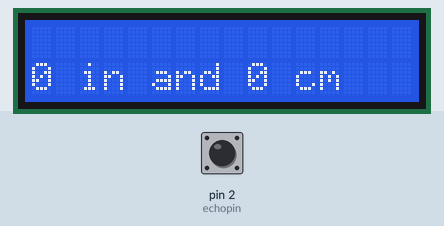
Recording of a sketch running on a simulated Arduino Uno, built with avr-gcc and run on an emulated ATmega328P. Parts: 16×2 character LCD. Inputs (shaded band) come from the test bench; at power-on: pin 2 (echopin) LOW. What the sketch prints to the serial monitor is not drawn.

Above: at 1.6 s.
1.7 s: pin 2 (echopin) pulsed HIGH 5 times (0.12 s each, 0.3 s apart)
At 3.4 s:
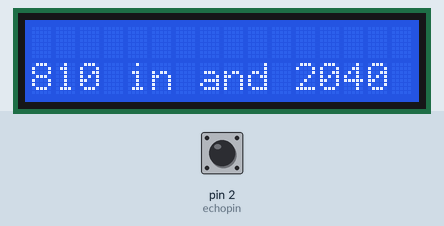
At 5.4 s:
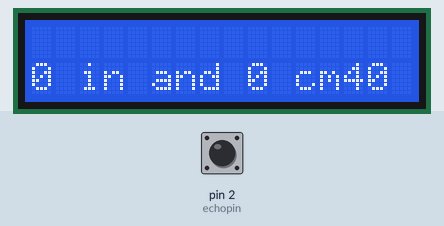
Timing chart, 0 to 6.9 s (numbered marks = the images above; inputs shaded):
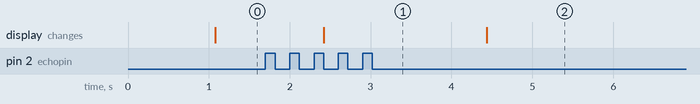

Measured:
- after the input at 1.7 s, the display: changes after 0.72 s (image 1)

The sketch:

ultrasonic.ino
```cpp
#include<LiquidCrystal.h>
const int trigpin=3,echopin=2;
int buzzer=1;

LiquidCrystal lcd(8,9,4,5,6,7);

void setup() {
  // put your setup code here, to run once:
   Serial.begin(9600);

   lcd.begin(16,2);
   pinMode(buzzer,OUTPUT);
   lcd.setCursor(8,8);
}

void loop() {
  // put your main code here, to run repeatedly:
   long duration,inches,cm;
   lcd.setCursor(0,1);
   pinMode(trigpin,OUTPUT);
   digitalWrite(trigpin,LOW);
   delay(2);
   digitalWrite(trigpin,HIGH);
   delay(10);
   digitalWrite(trigpin,LOW);
   pinMode(echopin,INPUT);
   duration=pulseIn(echopin,HIGH);
   inches=microsecondsToInches(duration);
   cm=microsecondsToCentimeters(duration);
   lcd.print(inches);
   lcd.print(" in and ");
   lcd.print(cm);
   lcd.print(" cm");
   if(inches<10)
   {
    Serial.println("if");
   digitalWrite(buzzer,HIGH);
   }
   else
   {
    Serial.println("else");
    digitalWrite(buzzer,LOW);
   }

   Serial.println(inches);
   Serial.println(cm);

   delay(1000);
}

long microsecondsToInches(long m){
  return m/74/2;
}

long microsecondsToCentimeters(long c){
  return c*0.034/2;
}
```
